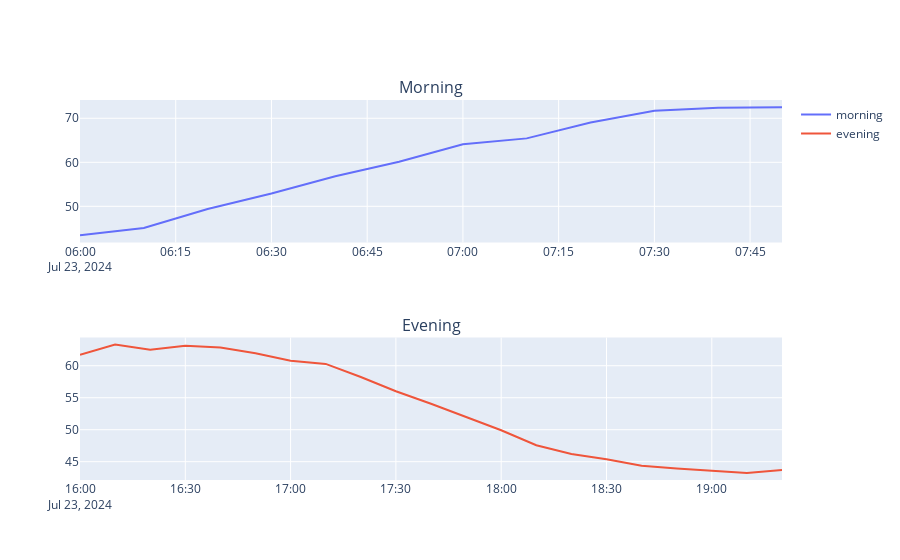

The notebook cell this image was saved under:
### Code cell
fig = make_subplots(rows=2, cols=1, subplot_titles=("Morning", "Evening"))

# Add traces for each subplot
fig.add_trace(go.Scatter(x=pl_morning["departure_time"], y=pl_morning["duration_minutes"], mode='lines', name="morning"), row=1, col=1)
fig.add_trace(go.Scatter(x=pl_evening["departure_time"], y=pl_evening["duration_minutes"], mode='lines', name="evening"), row=2, col=1)

### Figure 1 — Plotly figure (JSON) as saved in the notebook; plotly's stock layout.template omitted (floating-point values rounded to 4 significant figures)
{"data": [{"mode": "lines", "name": "morning", "type": "scatter", "x": ["2024-07-23T06:00:00.000000", "2024-07-23T06:10:00.000000", "2024-07-23T06:20:00.000000", "2024-07-23T06:30:00.000000", "2024-07-23T06:40:00.000000", "2024-07-23T06:50:00.000000", "2024-07-23T07:00:00.000000", "2024-07-23T07:10:00.000000", "2024-07-23T07:20:00.000000", "2024-07-23T07:30:00.000000", "2024-07-23T07:40:00.000000", "2024-07-23T07:50:00.000000"], "xaxis": "x", "y": [43.4, 45.08, 49.4, 52.92, 56.85, 60.13, 64.08, 65.43, 69.03, 71.7, 72.37, 72.53], "yaxis": "y"}, {"mode": "lines", "name": "evening", "type": "scatter", "x": ["2024-07-23T16:00:00.000000", "2024-07-23T16:10:00.000000", "2024-07-23T16:20:00.000000", "2024-07-23T16:30:00.000000", "2024-07-23T16:40:00.000000", "2024-07-23T16:50:00.000000", "2024-07-23T17:00:00.000000", "2024-07-23T17:10:00.000000", "2024-07-23T17:20:00.000000", "2024-07-23T17:30:00.000000", "2024-07-23T17:40:00.000000", "2024-07-23T17:50:00.000000", "2024-07-23T18:00:00.000000", "2024-07-23T18:10:00.000000", "2024-07-23T18:20:00.000000", "2024-07-23T18:30:00.000000", "2024-07-23T18:40:00.000000", "2024-07-23T18:50:00.000000", "2024-07-23T19:00:00.000000", "2024-07-23T19:10:00.000000", "2024-07-23T19:20:00.000000"], "xaxis": "x2", "y": [61.72, 63.3, 62.48, 63.12, 62.87, 61.97, 60.78, 60.28, 58.23, 56.02, 54.07, 51.98, 49.92, 47.57, 46.2, 45.38, 44.37, 43.95, 43.57, 43.25, 43.68], "yaxis": "y2"}], "layout": {"annotations": [{"font": {"size": 16}, "showarrow": false, "text": "Morning", "x": 0.5, "xanchor": "center", "xref": "paper", "y": 1, "yanchor": "bottom", "yref": "paper"}, {"font": {"size": 16}, "showarrow": false, "text": "Evening", "x": 0.5, "xanchor": "center", "xref": "paper", "y": 0.375, "yanchor": "bottom", "yref": "paper"}], "xaxis": {"anchor": "y", "domain": [0, 1]}, "xaxis2": {"anchor": "y2", "domain": [0, 1]}, "yaxis": {"anchor": "x", "domain": [0.625, 1]}, "yaxis2": {"anchor": "x2", "domain": [0, 0.375]}}}
